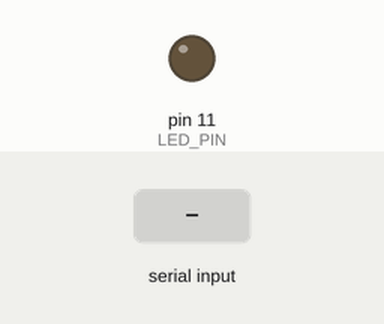
This sketch was run on a simulated Arduino Mega 2560, built with avr-gcc and run on an emulated ATmega2560. On the bench: output pins drawn as LEDs (lit = HIGH). The test bench sets the inputs (shaded band). What the sketch prints to the serial monitor is not drawn.

Above: at 1.2 s.
1.3 s: "1" received over the second serial link
Timing chart, 0 to 4.3 s (numbered marks = the images above; inputs shaded):
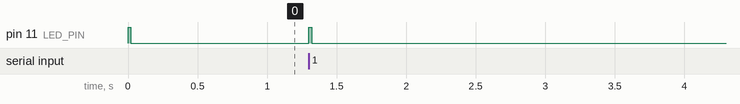

Measured:
- after the input at 1.3 s, pin 11 (LED_PIN): LOW → HIGH at once, → LOW 0.02 s later

The sketch:

SerialPassthrough.ino
```cpp
#define SERIAL_USB Serial
#define SERIAL_PIN Serial1

static const long BAUD = 115200;
static const int LED_PIN = 11;

long ledOnTimestamp = 0;

void setup() {
  SERIAL_USB.begin(BAUD);
  SERIAL_PIN.begin(BAUD);
  pinMode(LED_PIN, OUTPUT);
}

void loop() {
  if (SERIAL_USB.available()) {
    SERIAL_PIN.write(SERIAL_USB.read());
    ledOnTimestamp = millis();
  }
  if (SERIAL_PIN.available()) {
    SERIAL_USB.write(SERIAL_PIN.read());
    ledOnTimestamp = millis();
  }

  // Flash the LED to indicate activity
  digitalWrite(LED_PIN, millis() - ledOnTimestamp < 20);
}
```
